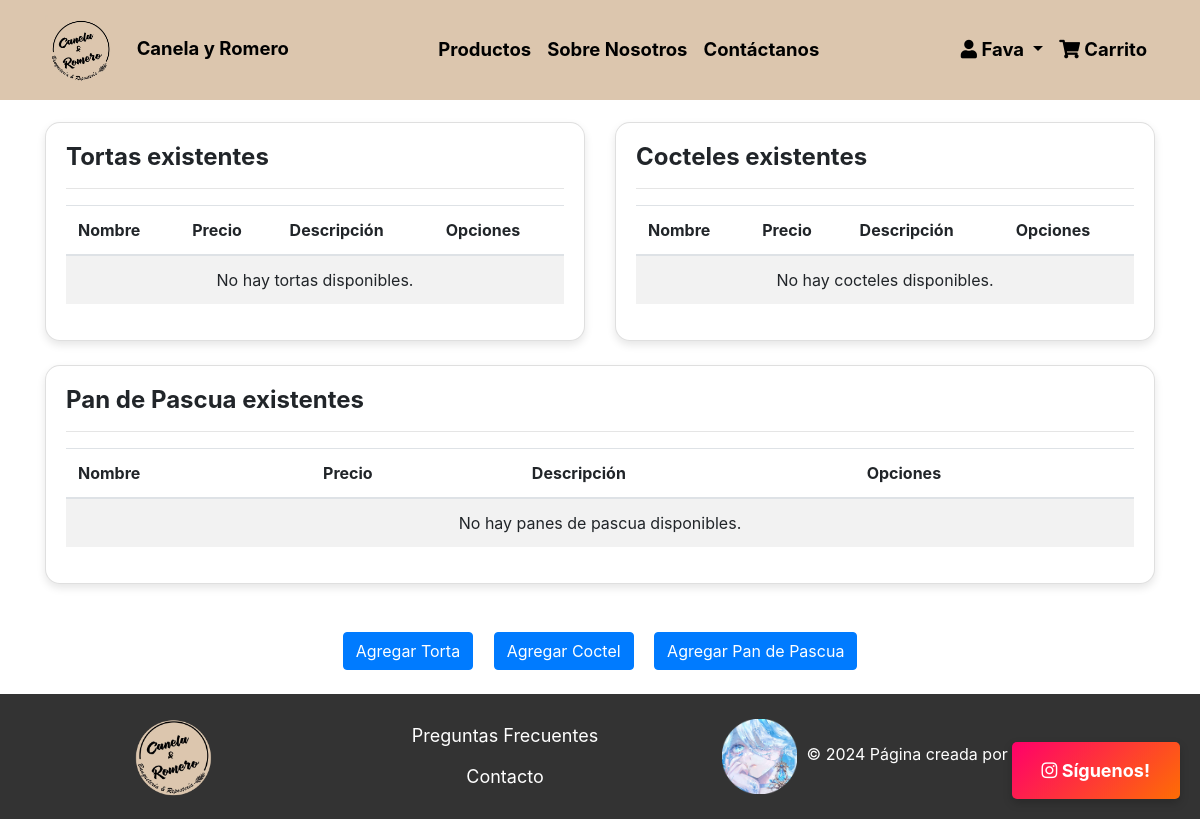
Page /listar-productos/ (signed in) on the earlier database version.
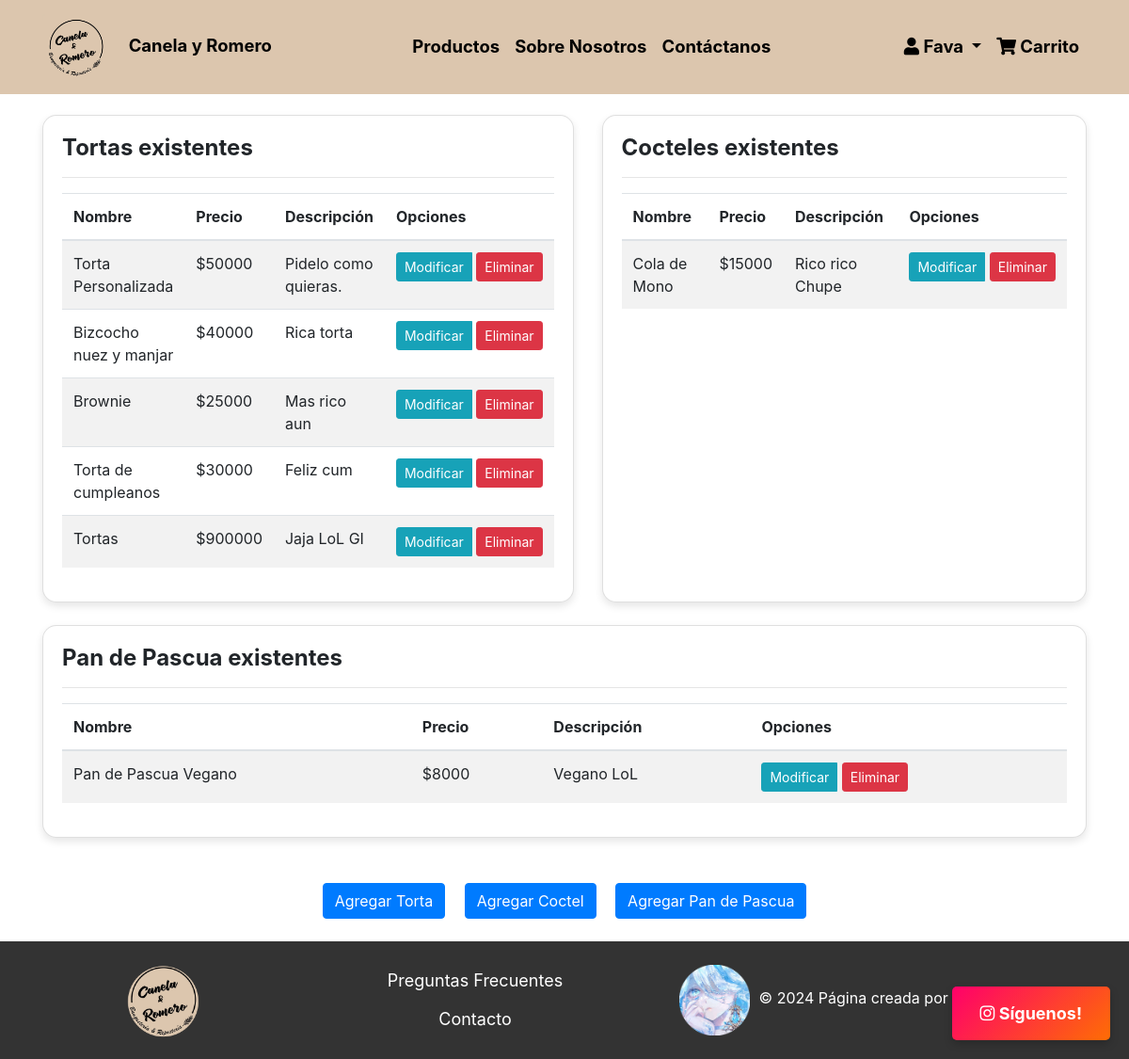
Same page on the later database version.
### reposteria/models.py (models this page shows, shortened)
class Torta(models.Model):
    nombre=models.CharField(max_length=30)
    descripcion=models.TextField()
    precio=models.IntegerField()
    imagen=models.ImageField(upload_to="tortas", null=True)

class Coctel(models.Model):
    nombre=models.CharField(max_length=30)
    descripcion=models.TextField()
    precio=models.IntegerField()
    imagen=models.ImageField(upload_to="coctels", null=True)

class Pan_pascua(models.Model):
    nombre=models.CharField(max_length=30)
    descripcion=models.TextField()
    precio=models.IntegerField()
    imagen=models.ImageField(upload_to="pan_pascuas", null=True)

### reposteria/views.py (the view)
# urls.py: path('listar-productos/', user_passes_test(lambda u: u.is_superuser)(listar_productos), name="listar_productos"),
def listar_productos(request):
    tortas= Torta.objects.all()
    coctels= Coctel.objects.all()
    pan_pascuas= Pan_pascua.objects.all()
    data={
        'tortas':tortas,
        'coctels':coctels,
        'pan_pascuas':pan_pascuas
    }
    return render(request, 'reposteria/producto/listar.html', data)

### reposteria/templates/reposteria/producto/listar.html (shortened to what this page needs)
{% extends 'reposteria/base.html' %}
{% block contenido %}
<div class="container py-4">
    <div class="row row-cols-1 row-cols-md-3 g-4">
        <div class="col mb-4">
            <div class="card h-100">
                <div class="card-body">
                    <h2 class="card-title">Tortas existentes</h2>
                    <hr>
                    <div class="table-responsive">
                        <table class="table table-striped table-hover">
                            <thead>
                                <tr>
                                    <th>Nombre</th>
                                    <th>Precio</th>
                                    <th>Descripción</th>
                                    <th>Opciones</th>
                                </tr>
                            </thead>
                            <tbody>
                                {% for torta in tortas %}
                                <tr>
                                    <td>{{ torta.nombre }}</td>
                                    <td>${{ torta.precio }}</td>
                                    <td>{{ torta.descripcion }}</td>
                                    <td>
                                        <div class="btn-group" role="group">
                                            <a href="{% url 'modificar_producto' 'torta' torta.id %}" class="btn btn-info btn-sm">Modificar</a>
                                            <form action="{% url 'eliminar_producto' 'torta' torta.id %}" method="post" class="d-inline">
                                                <button type="submit" class="btn btn-danger btn-sm" onclick="return confirm('¿Estás seguro de eliminar esta torta?')">Eliminar</button>
                                            </form>
                                        </div>
                                    </td>
                                </tr>
                                {% empty %}
                                <tr>
                                    <td colspan="4" class="text-center">No hay tortas disponibles.</td>
                                </tr>
                                {% endfor %}
                            </tbody>
                        </table>
                    </div>
                </div>
            </div>
        </div>
        <div class="col mb-4">
            <div class="card h-100">
                <div class="card-body">
                    <h2 class="card-title">Cocteles existentes</h2>
                    <hr>
                    <div class="table-responsive">
                        <table class="table table-striped table-hover">
                            <thead>
                                <tr>
                                    <th>Nombre</th>
                                    <th>Precio</th>
                                    <th>Descripción</th>
                                    <th>Opciones</th>
                                </tr>
                            </thead>
                            <tbody>
                                {% for coctel in coctels %}
                                <tr>
                                    <td>{{ coctel.nombre }}</td>
                                    <td>${{ coctel.precio }}</td>
                                    <td>{{ coctel.descripcion }}</td>
                                    <td>
                                        <div class="btn-group" role="group">
                                            <a href="{% url 'modificar_producto' 'coctel' coctel.id %}" class="btn btn-info btn-sm">Modificar</a>
                                            <form action="{% url 'eliminar_producto' 'coctel' coctel.id %}" method="post" class="d-inline">
                                                <button type="submit" class="btn btn-danger btn-sm" onclick="return confirm('¿Estás seguro de eliminar este coctel?')">Eliminar</button>
                                            </form>
                                        </div>
                                    </td>
                                </tr>
                                {% empty %}
                                <tr>
                                    <td colspan="4" class="text-center">No hay cocteles disponibles.</td>
                                </tr>
                                {% endfor %}
                            </tbody>
                        </table>
                    </div>
                </div>
            </div>
        </div>
        <div class="col mb-4">
            <div class="card h-100">
                <div class="card-body">
                    <h2 class="card-title">Pan de Pascua existentes</h2>
                    <hr>
                    <div class="table-responsive">
                        <table class="table table-striped table-hover">
                            <thead>
                                <tr>
                                    <th>Nombre</th>
                                    <th>Precio</th>
                                    <th>Descripción</th>
                                    <th>Opciones</th>
                                </tr>
                            </thead>
                            <tbody>
                                {% for pan_pascua in pan_pascuas %}
                                <tr>
                                    <td>{{ pan_pascua.nombre }}</td>
                                    <td>${{ pan_pascua.precio }}</td>
                                    <td>{{ pan_pascua.descripcion }}</td>
                                    <td>
                                        <div class="btn-group" role="group">
                                            <a href="{% url 'modificar_producto' 'pan_pascua' pan_pascua.id %}" class="btn btn-info btn-sm">Modificar</a>
                                            <form action="{% url 'eliminar_producto' 'pan_pascua' pan_pascua.id %}" method="post" class="d-inline">
                                                <button type="submit" class="btn btn-danger btn-sm" onclick="return confirm('¿Estás seguro de eliminar este pan de pascua?')">Eliminar</button>
                                            </form>
                                        </div>
                                    </td>
                                </tr>
                                {% empty %}
                                <tr>
                                    <td colspan="4" class="text-center">No hay panes de pascua disponibles.</td>
                                </tr>
                                {% endfor %}
                            </tbody>
                        </table>
                    </div>
                </div>
            </div>
        </div>
    </div>
    <div class="text-center mt-4">
        <a href="{% url 'agregar_torta' %}" class="btn btn-primary mx-2">Agregar Torta</a>
        <a href="{% url 'agregar_coctel' %}" class="btn btn-primary mx-2">Agregar Coctel</a>
        <a href="{% url 'agregar_pan_pascua' %}" class="btn btn-primary mx-2">Agregar Pan de Pascua</a>
    </div>
</div>
{% endblock %}

### reposteria/templates/reposteria/base.html (shortened to what this page needs)
<!DOCTYPE html>
<html lang="en">
<head>
    <link rel="stylesheet" href="https://stackpath.bootstrapcdn.com/bootstrap/4.3.1/css/bootstrap.min.css"
>
    {% load static %}
    <link rel="stylesheet" href="{% static 'reposteria/css/styleindex.css'%}">
    <link rel="stylesheet" href="https://cdnjs.cloudflare.com/ajax/libs/font-awesome/5.15.4/css/all.min.css">
</head>
<body>
    <nav class="navbar navbar-expand-lg navbar-light my-navbar fixed-top">
        <div class="container">
            <a class="navbar-brand" href="{%url 'home'%}">
                <img src="{% static 'reposteria/images/Canela_y_Romero.jpg'%}" alt="LOGO_CANELA" class="my-logo mr-3">
                <span class="navbar-text">Canela y Romero</span>
            </a>
            <div class="collapse navbar-collapse" id="navbarNav">
                <ul class="navbar-nav mx-auto">
                    <li class="nav-item">
                        <a class="nav-link" href="{%url 'home'%}#tortas">Productos</a>
                    </li>
                    <li class="nav-item">
                        <a class="nav-link" href="{% url 'sobre_nosotros'%}">Sobre Nosotros</a>
                    </li>
                    <li class="nav-item">
                        <a class="nav-link" href="{%url 'contacto'%}">Contáctanos</a>
                    </li>
                </ul>
                <ul class="navbar-nav">
                    <li class="nav-item dropdown">
                        <a class="nav-link dropdown-toggle" href="#" id="navbarDropdown" role="button"
                            data-toggle="dropdown" aria-haspopup="true" aria-expanded="false">
                            <i class="fas fa-user"></i> {% if user.is_authenticated %}{{ user.username }}{% else %}Iniciar Sesión{% endif %}
                        </a>
                    </li>
                </ul>
            </div>
            <ul class="navbar-nav">
                <li class="nav-item">
                    <a class="nav-link" href="#" id="abrirCarrito"><i class="fas fa-shopping-cart"></i> Carrito</a>
                </li>
            </ul>
        </div>
    </nav>
    <div class="follow-us-container">
        <a class="follow-us" href="https://www.instagram.com/canelayromero.cl" target="_blank">
            <i class="fab fa-instagram"></i> Síguenos!
        </a>
    </div>
    <div class="main-content">
        {% block contenido %}
        {% endblock %}
    </div>
    <footer>
        <div class="container">
            <div class="row align-items-center">
                <div class="col-md-3 text-center">
                    <img src="{%static 'reposteria/images/Canela_y_Romero_Circle.png'%}" alt="Logo" class="footer-logo">
                </div>
                <div class="col-md-4 text-center">
                    <a href="preguntas_frecuentes.html" class="btn btn-link">Preguntas Frecuentes</a>
                    <br>
                    <a href="#" class="btn btn-link">Contacto</a>
                </div>
                <div class="col-md-4 text-center">
                    <img src="{%static 'reposteria/images/Furina.png'%}" alt="Derechos Reservados"
                        class="copyright-img">
                    <p style="display: inline;">&copy; 2024 Página creada por Fava</p>
                </div>
            </div>
        </div>
    </footer>
</body>
</html>

### reposteria/static/reposteria/css/styleindex.css (style rules this page uses)
.my-navbar { background-color: #dcc6ae; padding: 10px 0; }
.my-logo { max-width: 70px; }
.my-navbar .navbar-nav .nav-link, .my-navbar .navbar-text { font-size: 18.5px; font-weight: bold; color: #000; }
body { display: flex; flex-direction: column; min-height: 100vh; padding-top: 98px; }
.main-content { flex: 1; }
.follow-us-container { position: fixed; bottom: 20px; right: 20px; z-index: 1000; }
.follow-us { display: inline-block; padding: 15px 30px; border-radius: 5px; text-decoration: none; font-weight: bold; background: linear-gradient(135deg, #ff006a, #fe6d04); color: #fff; animation: fadeInUp 1s ease forwards; box-shadow: 0px 4px 10px rgba(0, 0, 0, 0.2); font-size: 18px; }
footer { background-color: #333; color: white; padding: 20px 0; }
.footer-logo { max-width: 85px; margin-bottom: 0px; }
.footer-links a, .btn-link { color: white; text-decoration: none; font-size: 18px; }
.copyright-img { max-width: 75px; vertical-align: middle; margin-right: 5px; }
.card { border-radius: 15px; box-shadow: 0 4px 8px rgba(0, 0, 0, 0.1); }
.card-title { font-size: 24px; font-weight: bold; }
.btn-primary { background-color: #007bff; border-color: #007bff; }

Differences in the rows shown:
added Torta: nombre "Torta Personalizada", precio "50000", descripcion "Pidelo como quieras."
added Torta: nombre "Bizcocho nuez y manjar", precio "40000", descripcion "Rica torta"
added Torta: nombre "Brownie", precio "25000", descripcion "Mas rico aun"
added Torta: nombre "Torta de cumpleanos", precio "30000", descripcion "Feliz cum"
added Torta: nombre "Tortas", precio "900000", descripcion "Jaja LoL GI"
added Coctel: nombre "Cola de Mono", precio "15000", descripcion "Rico rico Chupe"
added Pan_pascua: nombre "Pan de Pascua Vegano", precio "8000", descripcion "Vegano LoL"
Other differences:
text no longer shown: "No hay tortas disponibles. No hay cocteles disponibles. No hay panes de pascua disponibles."
